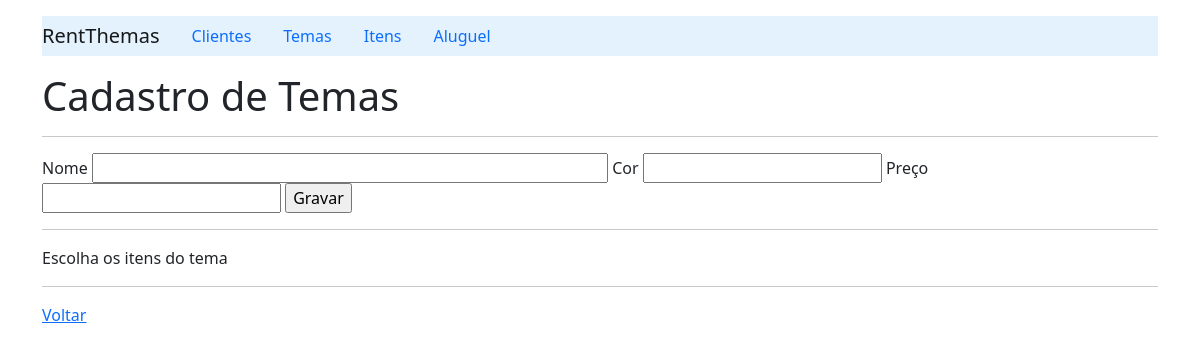
The app's page /formTheme/, older data.
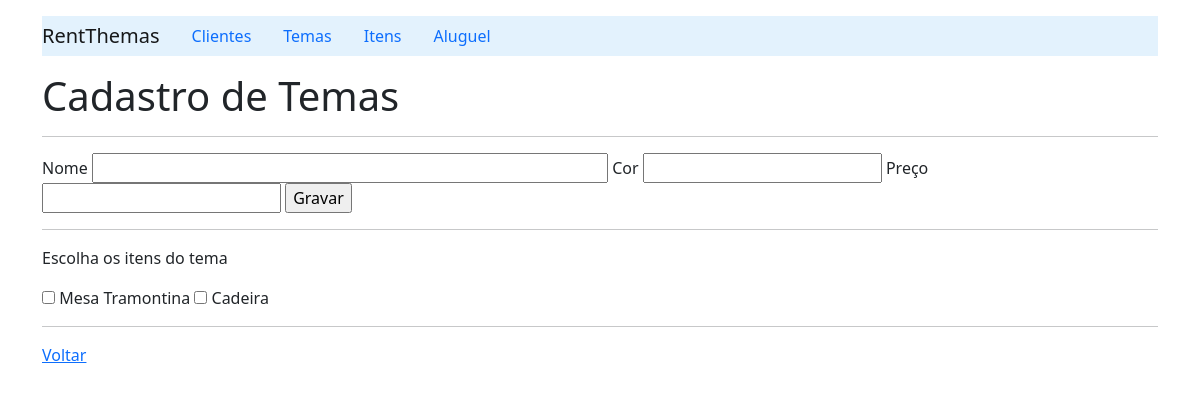
The same page, newer data.
### rent/models.py (models this page shows, shortened)
class Item(models.Model):
    name = models.CharField(max_length=30)
    description = models.CharField(max_length=200)

### rent/views.py (the view)
# urls.py: path('formTheme/', ThemeViews.formTheme),
    def formTheme(request):
        list_item = Item.objects.all()
        return render(request, 'theme/formTheme.html', {'list_item':list_item})

### rent/templates/theme/formTheme.html (shortened to what this page needs)
{% extends "index.html" %}
{% block content %}
    <h1>Cadastro de Temas</h1>
    <hr>
        <form action="/saveTheme/" method="post">
            <label for="">Nome</label>
            <input type="text" size="50" name="name">
            <label for="">Cor</label>
            <input type="text" size="20" name="color">
            <label for="">Preço</label>
            <input type="text" size="20" name="price">
            <input type="submit" value="Gravar">
            <hr>
            <p>Escolha os itens do tema</p>
            {% for item in list_item %}
                {% if item%}
                    <input type="checkbox" name="item" value="{{item.id}}" id="">
                    <label for="item_name">{{item.name}}</label>
                {% endif%}
            {% endfor %}
        </form>
        <hr>
        <a href="/listTheme">Voltar</a>
{% endblock %}

Row changes from the older to the newer data that the page shows:
added Item: name "Mesa Tramontina"
added Item: name "Cadeira"
